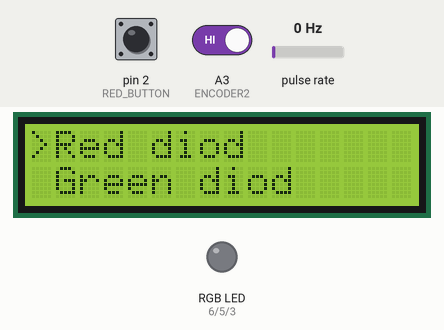
The sketch below on a simulated Arduino Uno, built with avr-gcc and run on an emulated ATmega328P. Parts: 16×2 character LCD, an RGB LED mixed from three pins (HIGH = lit). Wiring (inferred from the names in the program): pulse sensor: data A2. The inputs (shaded band) are chosen by the test bench; at power-on: pulse rate 0 Hz, pin 2 (RED_BUTTON) HIGH, A3 (ENCODER2) HIGH. Dim RGB values are drawn brighter than linear.

Above: at 1.2 s.
1.3 s: pulse rate (sensor on A2) set to 1 Hz
At 3.1 s:
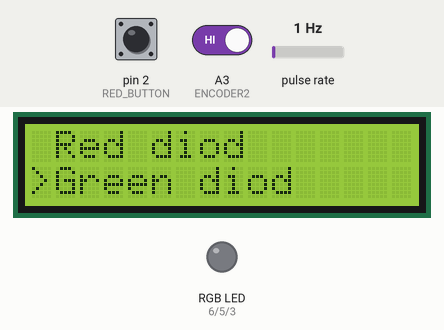
4.3 s: pin 2 (RED_BUTTON) pulled LOW for 0.15 s
At 4.7 s:
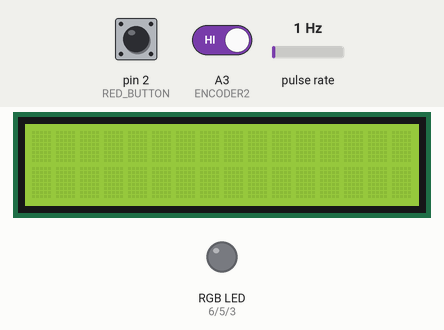
7.4 s: pulse rate (sensor on A2) set to 4 Hz
At 9.18 s:
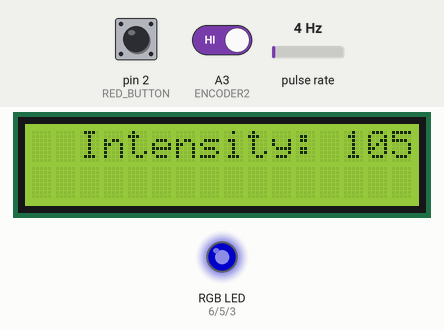
10.4 s: A3 (ENCODER2) driven LOW
At 10.68 s:
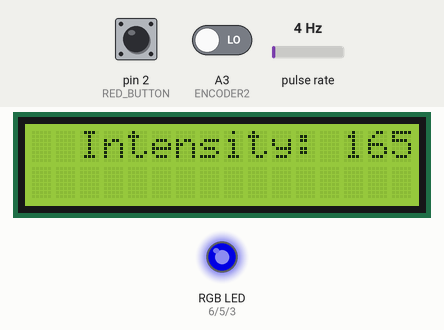
13.4 s: A3 (ENCODER2) driven HIGH
At 13.68 s:
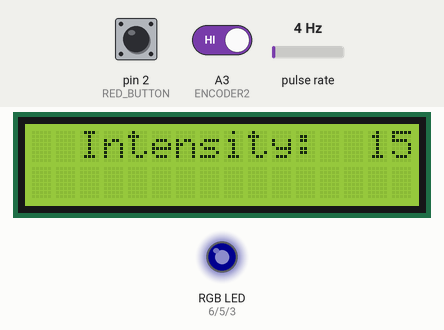
16.4 s: pin 2 (RED_BUTTON) pulled LOW for 1 s
At 17.7 s:
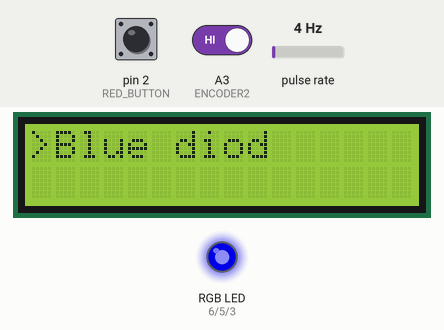
Timing chart, 0 to 19.4 s (numbered marks = the images above; inputs shaded):
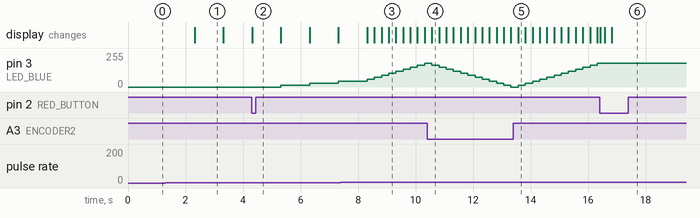

The sketch:

zad2.ino
```cpp
#include <util/atomic.h>
#include <LiquidCrystal_I2C.h>

#define LED_RED 6
#define LED_GREEN 5
#define LED_BLUE 3

#define RED_BUTTON 2

#define ENCODER1 A2
#define ENCODER2 A3

#define DEBOUNCING_PERIOD 100
#define DEBOUNCE_PERIOD 10UL

LiquidCrystal_I2C lcd(0x27, 16, 2);

void printResults(int val)
{
    char buffer[40];
    sprintf(buffer, "Intensity: %3d", val);
    lcd.setCursor(2, 0);
    lcd.print(buffer);
}

void menu(int val)
{
    if (val + 1 == 1)
    {
        lcd.clear();
        lcd.setCursor(0, 0);
        lcd.print(">Red diod");
        lcd.setCursor(1, 1);
        lcd.print("Green diod");
    }
    else if (val + 1 == 2)
    {
        lcd.clear();
        lcd.setCursor(1, 0);
        lcd.print("Red diod");
        lcd.setCursor(0, 1);
        lcd.print(">Green diod");
    }
    else
    {
        lcd.clear();
        lcd.setCursor(0, 0);
        lcd.print(">Blue diod");
    }
}

void change_intensity(int diod, int val)
{
    printResults(val);
    analogWrite(diod, val);
}

void setup()
{
    pinMode(LED_RED, OUTPUT);
    digitalWrite(LED_RED, LOW);

    pinMode(LED_GREEN, OUTPUT);
    digitalWrite(LED_GREEN, LOW);

    pinMode(LED_BLUE, OUTPUT);
    digitalWrite(LED_BLUE, LOW);

    pinMode(ENCODER1, INPUT_PULLUP);
    pinMode(ENCODER2, INPUT_PULLUP);

    pinMode(RED_BUTTON, INPUT_PULLUP);

    lcd.init();
    lcd.backlight();
    menu(0);

    PCICR |= (1 << PCIE1);
    PCMSK1 |= (1 << PCINT10);
}

bool isRedButtonPressed()
{
    static int debounced_button_state = HIGH;
    static int previous_reading = HIGH;
    static unsigned long last_change_time = 0UL;
    bool isPressed = false;

    int current_reading = digitalRead(RED_BUTTON);

    if (previous_reading != current_reading)
    {
        last_change_time = millis();
    }

    if (millis() - last_change_time > DEBOUNCE_PERIOD)
    {
        if (current_reading != debounced_button_state)
        {
            if (debounced_button_state == HIGH && current_reading == LOW)
            {
                isPressed = true;
            }
            debounced_button_state = current_reading;
        }
    }

    previous_reading = current_reading;

    return isPressed;
}

int diod_by_option(int option)
{
    if (option == 0)
    {
        return 6;
    }
    else if (option == 1)
    {
        return 5;
    }
    else
    {
        return 3;
    }
}

volatile bool menuMode = true;
volatile int encoder1 = HIGH;
volatile int encoder2 = HIGH;
volatile unsigned long encoderTimestamp = 0UL;

ISR(PCINT1_vect)
{
    encoder1 = digitalRead(ENCODER1);
    encoder2 = digitalRead(ENCODER2);
    encoderTimestamp = millis();
}

int chosen_option;
int encoderValue = 0;
int lastEn1 = LOW;
unsigned long lastChangeTimestamp = 0UL;

void loop()
{
    int en1;
    int en2;
    unsigned long timestamp;

    ATOMIC_BLOCK(ATOMIC_RESTORESTATE)
    {
        en1 = encoder1;
        en2 = encoder2;
        timestamp = encoderTimestamp;
    }

    if (menuMode)
    {
        if (en1 == LOW && timestamp > lastChangeTimestamp + DEBOUNCING_PERIOD)
        {
            if (en2 == HIGH)
            {
                if (encoderValue < 2)
                    encoderValue += 1;
            }
            else
            {
                if (encoderValue > 0)
                    encoderValue -= 1;
            }
            lastChangeTimestamp = timestamp;

            menu(encoderValue);
        }
        lastEn1 = en1;
    }
    if (isRedButtonPressed())
    {
        if (menuMode)
        {
            menuMode = false;
            chosen_option = encoderValue;
            lcd.clear();
            encoderValue = 0;
        }
        else if (!menuMode)
        {
            menuMode = true;
            lcd.clear();
            encoderValue = 0;
        }
    }
    if (!menuMode)
    {
        if (en1 == LOW && timestamp > lastChangeTimestamp + DEBOUNCING_PERIOD)
        {
            if (en2 == HIGH)
            {
                if (encoderValue < 255)
                    encoderValue += 15;
            }
            else
            {
                if (encoderValue > 0)
                    encoderValue -= 15;
            }
            lastChangeTimestamp = timestamp;

            change_intensity(diod_by_option(chosen_option), encoderValue);
        }
        lastEn1 = en1;
    }
}
```

Measured:
- the behaviour switches between 0 and 1 Hz on pulse rate (sensor on A2) (found by bisection; images 0 and 1)
- after the input at 1.3 s, the display: changes after 1.0 s (image 1)
- after the input at 4.3 s, pin 3 (LED_BLUE): 0/255 → 15/255 after 1.0 s, → 30/255 1.0 s later, → 45/255 1.0 s later; the display: changes at once (image 2)
- after the input at 13.4 s, pin 3 (LED_BLUE): moves from 0/255 to 180/255 over 2.8 s, starting after 0.16 s; the display: changes after 0.16 s (image 5)
- after the input at 16.4 s, pin 3 (LED_BLUE): stays 180/255 (without the input it goes to 195/255 after 0.16 s); the display: first changes at once (image 6 shows a later state)
- what the display in image 1 shows lasts 1.0 s, from 2.3 s to 3.3 s
